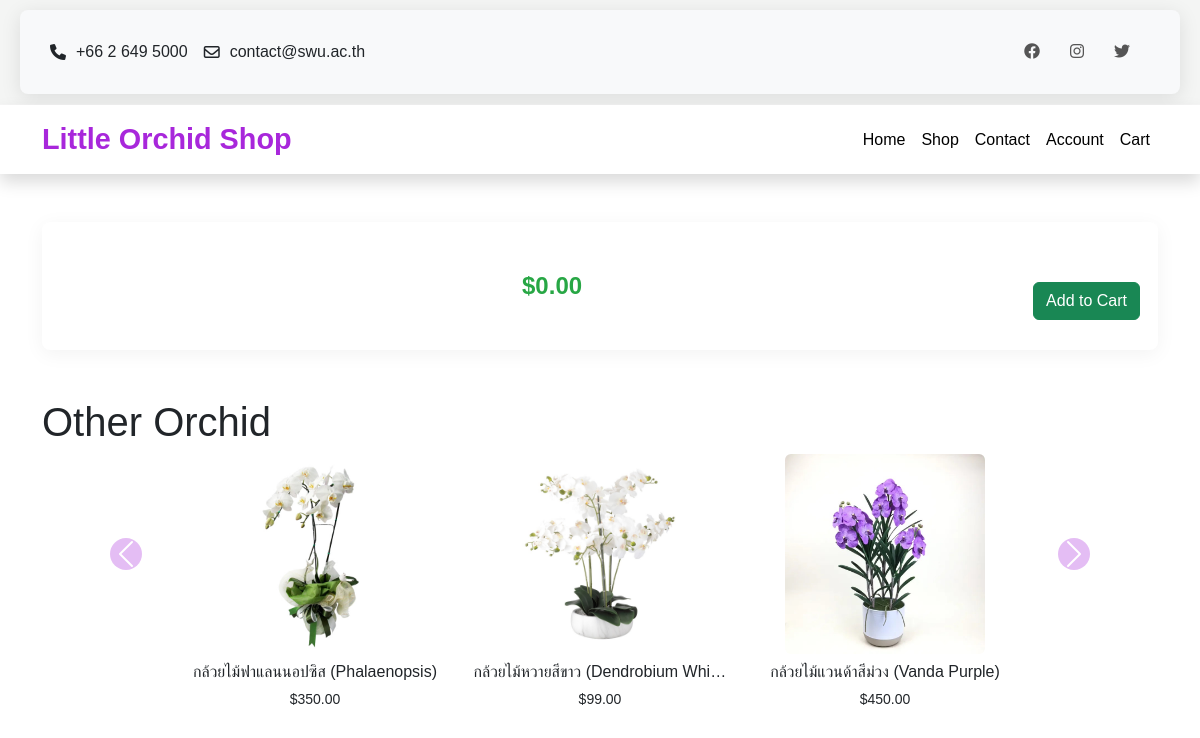
The app's page /product-detail.php with its own data.
### tables this page shows
CREATE TABLE `products` (
  `product_id` int(11) NOT NULL,
  `name` varchar(100) DEFAULT NULL,
  `price` decimal(10,2) DEFAULT NULL,
  `description` text DEFAULT NULL,
  `image` varchar(255) DEFAULT NULL,
  `stock_quantity` int(11) DEFAULT 5
);

### product-detail.php (the view, shortened to what this page needs)
<?php
include 'db.php';
$id = (int)$_GET['id'];
$product = $conn->query("SELECT * FROM products WHERE product_id = $id")->fetch_assoc();
$related_products = $conn->query("SELECT * FROM products WHERE product_id != $id LIMIT 9")->fetch_all(MYSQLI_ASSOC);
$related_chunks = array_chunk($related_products, 3);
?>
<!DOCTYPE html>
<html lang="en">
<head>
    <link rel="stylesheet" href="https://cdn.jsdelivr.net/npm/bootstrap@5.3.2/dist/css/bootstrap.min.css">
</head>
<body>
    <?php include 'header.php'; ?>
    <div class="container mt-5">
        <div class="product-container">
            <div class="row">
                <div class="col-md-5">
                </div>
                <div class="col-md-7 product-details d-flex flex-column">
                    <div>
                        <div class="price">$<?php echo number_format($product['price'], 2); ?></div>
                    </div>
                    <div class="add-to-cart-container">
                        <form id="add-to-cart-form-<?php echo (int)$product['product_id']; ?>" class="add-to-cart-form mb-0">
                            <button type="button" class="btn btn-success add-to-cart-button" data-product-id="<?php echo (int)$product['product_id']; ?>">Add to Cart</button>
                        </form>
                    </div>
                </div>
            </div>
        </div>
        <?php if (!empty($related_products)) : ?>
            <div id="relatedProductsCarousel" class="carousel slide mt-5" data-bs-ride="carousel">
                <h1>Other Orchid</h1>
                <div class="carousel-inner">
                    <?php $isFirst = true; ?>
                    <?php foreach ($related_chunks as $chunk): ?>
                        <div class="carousel-item <?php echo $isFirst ? 'active' : ''; ?>">
                            <div class="row justify-content-center">
                                <?php foreach ($chunk as $rel): ?>
                                    <div class="col-6 col-sm-4 col-md-3 related-product text-center px-3">
                                        <a href="product-detail.php?id=<?php echo (int)$rel['product_id']; ?>" class="text-decoration-none text-dark">
                                            <img src="<?php echo htmlspecialchars($rel['image'], ENT_QUOTES, 'UTF-8'); ?>"
                                                class="img-fluid"
                                                style="max-height: 200px; object-fit: cover;"
                                                alt="<?php echo htmlspecialchars($rel['name'], ENT_QUOTES, 'UTF-8'); ?>">
                                            <h6 class="mt-2 text-truncate"><?php echo htmlspecialchars($rel['name'], ENT_QUOTES, 'UTF-8'); ?></h6>
                                            <p class="mb-0 small">$<?php echo number_format($rel['price'], 2); ?></p>
                                        </a>
                                    </div>
                                <?php endforeach; ?>
                            </div>
                        </div>
                        <?php $isFirst = false; ?>
                    <?php endforeach; ?>
                </div>
                <button class="carousel-control-prev" type="button" data-bs-target="#relatedProductsCarousel" data-bs-slide="prev">
                    <span class="carousel-control-prev-icon" aria-hidden="true"></span>
                </button>
                <button class="carousel-control-next" type="button" data-bs-target="#relatedProductsCarousel" data-bs-slide="next">
                    <span class="carousel-control-next-icon" aria-hidden="true"></span>
                </button>
            </div>
        <?php endif; ?>
        <br>
    </div>
</body>
</html>

### product-detail.php (style rules this page uses)
body { background-color: #f8f9fa; }
.product-container { background: #fff; border-radius: 8px; padding: 30px; box-shadow: 0 4px 20px rgba(0,0,0,0.05); }
.product-details .price { font-size: 1.5rem; color: #28a745; margin-bottom: 1rem; font-weight: bold; }
.btn-success { font-size: 1rem; font-weight: 600; }
.product-details { position: relative; }
.add-to-cart-container { position: absolute; bottom: 0; right: 0; width: 100%; display: flex; justify-content: flex-end; }
.carousel-control-prev-icon, .carousel-control-next-icon { width: 2rem; height: 2rem; background-color: rgba(168, 39, 219, 0.6); border-radius: 50%; background-size: 50%; background-position: center; background-repeat: no-repeat; }
.related-product img { border-radius: 6px; }
.related-product p { margin-bottom: 1rem; }

### header.php (style rules this page uses)
body { font-family: 'Alegreya', sans-serif; }

### records on screen
products: image (picture), name "กล้วยไม้ฟาแลนนอปซิส (Phalaenopsis)", price "350.00"
products: image (picture), name "กล้วยไม้หวายสีขาว (Dendrobium Whi…", price "99.00"
products: image (picture), name "กล้วยไม้แวนด้าสีม่วง (Vanda Purple)", price "450.00"

### other values on screen
$product['price'] "0.00"
